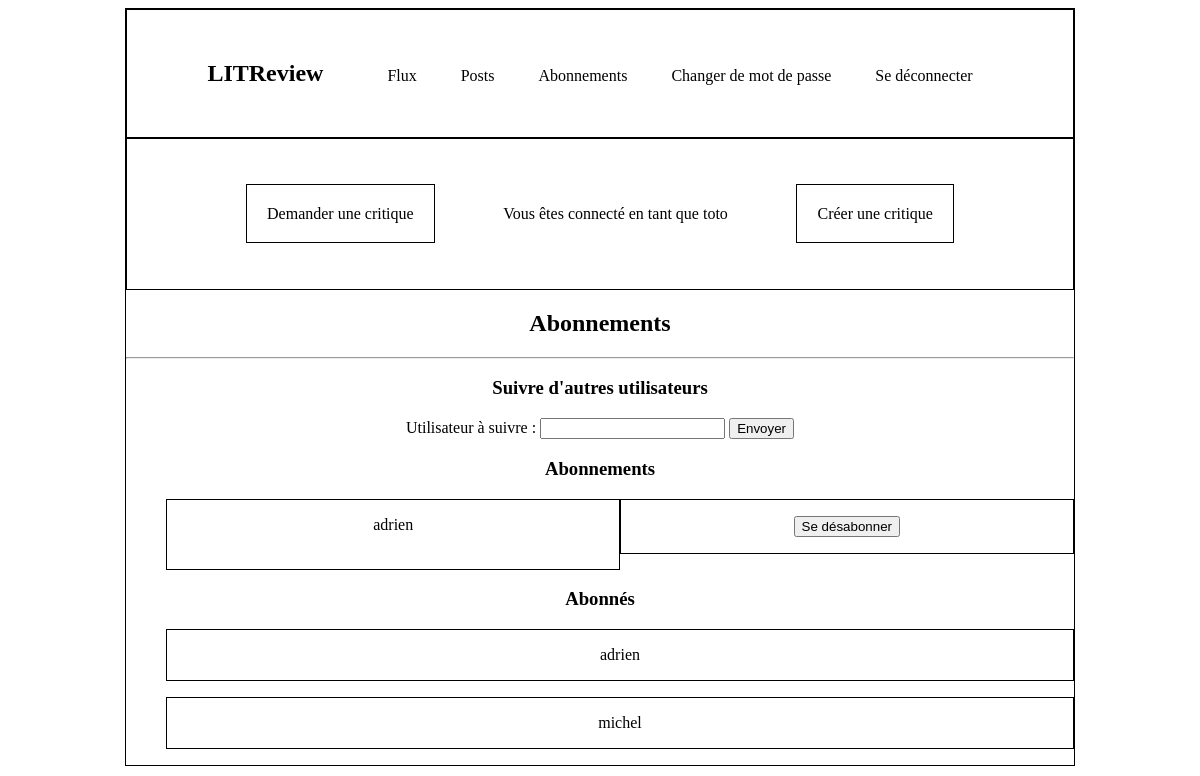
The app's page /subscription/ (signed in) with its own data.
### authentication/models.py (models this page shows, shortened)
class User(AbstractUser):
    SUBSCRIBER = "SUBSCRIBER"
    ROLE_CHOICES = ((SUBSCRIBER, "Abonné"),)
    role = models.CharField(max_length=30, choices=ROLE_CHOICES, verbose_name="Rôle")

class UserFollows(models.Model):
    user = models.ForeignKey(
        to=settings.AUTH_USER_MODEL,
        on_delete=models.CASCADE,
        related_name="following",
    )
    followed_user = models.ForeignKey(
        to=settings.AUTH_USER_MODEL,
        on_delete=models.CASCADE,
        related_name="followed_by",
    )
    class Meta:
        unique_together = (
            "user",
            "followed_user",
        )

### authentication/views.py (the view, shortened to what this page needs)
# urls.py: path("subscription/", authentication.views.subscriptions, name="subscription"),
@login_required
def subscriptions(request):
    list_user = models.User.objects.all()
    form = forms.UserFollowsForm()
    followings = models.UserFollows.objects.filter(user=request.user)
    subscriber = [following.followed_user for following in followings]
    subscription = models.UserFollows.objects.filter(followed_user=request.user)
    context = {
        "form": form,
        "subscriber": subscriber,
        "subscription": subscription,
    }
    return render(
        request,
        "authentication/subscription.html",
        context=context,
    )

### authentication/forms.py
class UserFollowsForm(ModelForm):
    class Meta:
        model = Name
        fields = [
            "followed_user",
        ]
        labels = {"followed_user": "Utilisateur à suivre :"}

### authentication/templates/authentication/subscription.html (shortened to what this page needs)
{% extends 'base.html' %}
{% block content %}
<h2>Abonnements</h2>
<hr>
<h3>Suivre d'autres utilisateurs</h3>
<form method="post">
    {{ form }}
    <button type="submit">Envoyer</button>
</form>
<h3>Abonnements</h3>
{% if subscriber %}
{% for sub in subscriber %}
<ul class="subscriber">
    <li class="sub">{{ sub }}</li>
    <form method="post" action="{% url 'subscription' %}" class="sub">
        <button class="btn btn-danger" type="submit">Se désabonner</button>
    </form>
</ul>
{% endfor %}
{% else %}
<p>Vous n'êtes abonné à personne</p>
{% endif %}
<h3>Abonnés</h3>
{% if subscription %}
{% for subs in subscription %}
<ul>
    <li class="sub">{{ subs.user }}</li>
</ul>
{% endfor %}
{% else %}
<p>Vous n'avez pas d'abonnés</p>
{% endif %}
{% endblock content %}

### templates/base.html (shortened to what this page needs)
{% load static %}
<html>
<head>
    <link rel="stylesheet" href="{% static 'styles.css' %}">
    <link rel="stylesheet" href="https://cdnjs.cloudflare.com/ajax/libs/font-awesome/4.7.0/css/font-awesome.min.css">
</head>
<body>
    {% if user.is_authenticated %}
    <div class="global">
        <nav>
            <h1 class="navigation_left">LITReview</h1>
            <ul class=navigation_right>
                <li class="navigation"><a href="{% url 'home' %}">Flux</a></li>
                <li class="navigation"><a href="{% url 'post' %}">Posts</a></li>
                <li class="navigation"><a href="{% url 'subscription' %}">Abonnements</a></li>
                <li class="navigation"><a href="{% url 'password_change' %}">Changer de mot de passe</a></li>
                <li class="navigation"><a href="{% url 'logout' %}">Se déconnecter</a></li>
            </ul>
        </nav>
        <div class="container">
            <p class="creation"><a href="{% url 'create_ticket' %}">Demander une critique</a></p>
            <p>Vous êtes connecté en tant que {{ user.username }}</p>
            <p class="creation"><a href="{% url 'create_review' %}">Créer une critique</a></p>
        </div>
        {% endif %}
        {% block content %}{% endblock content %}
    </div>
</body>
</html>

### static/styles.css (style rules this page uses)
.global { max-width: 80%; text-align: center; border: 1px black solid; margin: auto; }
a { text-decoration: none; color: black; }
nav { border: 1px black solid; padding: 30px; }
ul { list-style-type: none; }
.navigation { display: inline-block; }
a { padding: 20px; }
.navigation_left { display: inline-block; }
.navigation_right { display: inline-block; }
.creation a { border: solid black 1px; display: auto; }
.container { display: flex; padding: 50px; border: solid black 1px; }
.creation { flex-grow: 1; }
.subscriber { display: flex; }
.sub { border: solid black 1px; flex: 1; padding: 1em; }

### records on screen
User: username "toto"
User: username "adrien"
UserFollows: user "adrien"
UserFollows: user "michel"
